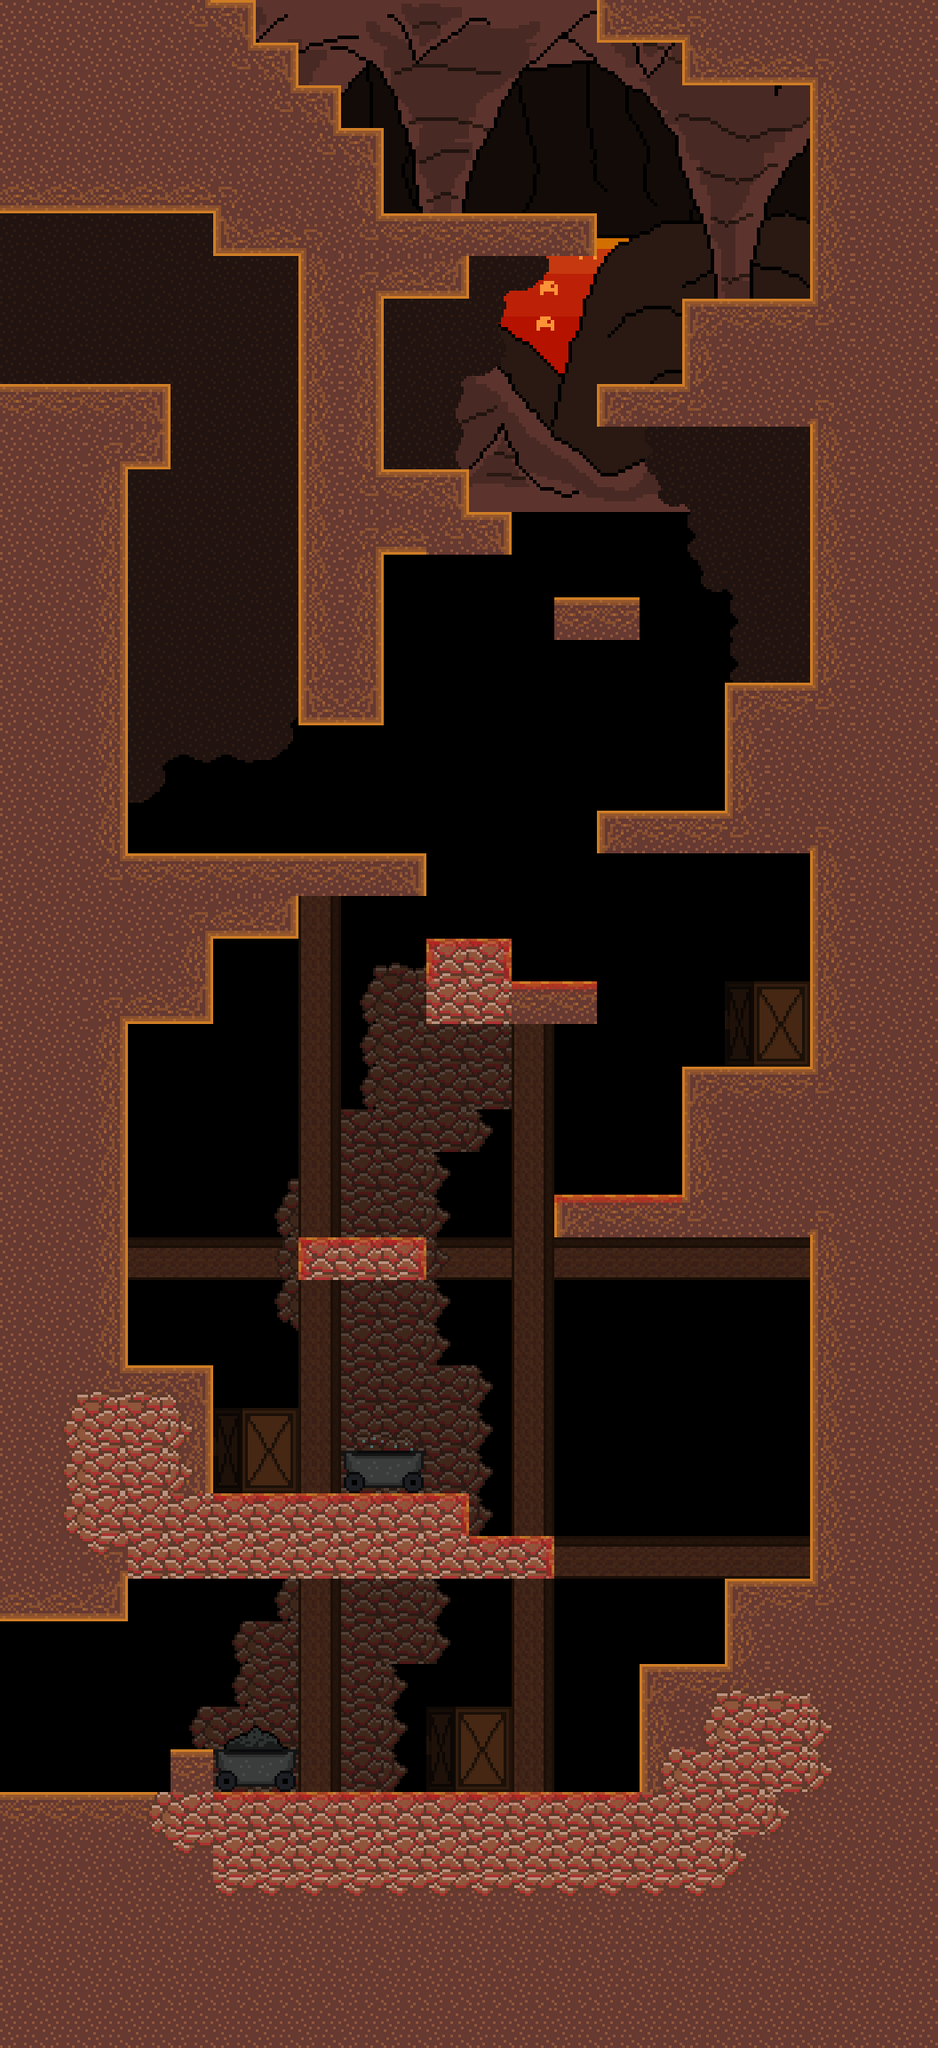

A 2D game scene composited from a Tiled map and its tileset images. What follows is a short description and the map's XML, with each tile layer's data collapsed to a summary:
An orthogonal 22x48 tile map with 48x48 px tiles, 2 tile layers (back_tiles, front), 3 tilesets, 3 image layers and 44 objects (2x EnemyFlyingElemental, EnemyGroundedElemental).

<map version="1.4" tiledversion="1.4.2" orientation="orthogonal" renderorder="right-down" width="22" height="48" tilewidth="48" tileheight="48" infinite="0" nextlayerid="20" nextobjectid="126">
 <properties>
  <property name="music" type="int" value="3" />
 </properties>
 <tileset firstgid="1" name="tileset01" tilewidth="48" tileheight="48" tilecount="176" columns="16">
  <image source="tilesets/tileset01.png" width="768" height="528" />
 </tileset>
 <tileset firstgid="177" name="tileset02" tilewidth="48" tileheight="48" tilecount="121" columns="11">
  <image source="tilesets/tileset02.png" width="528" height="528" />
 </tileset>
 <tileset firstgid="298" name="objects" tilewidth="48" tileheight="48" tilecount="64" columns="8">
  <image source="objects.png" width="384" height="384" />
 </tileset>
 <imagelayer id="17" name="Image Layer 1">
  <image source="Backgrounds/fire_back.png" width="1024" height="576" />
 </imagelayer>
 <imagelayer id="18" name="Image Layer 2">
  <image source="Backgrounds/fire_far.png" width="1024" height="576" />
 </imagelayer>
 <imagelayer id="19" name="Image Layer 3">
  <image source="Backgrounds/fire_front.png" width="1024" height="576" />
 </imagelayer>
 <layer id="11" name="back_tiles" width="22" height="48">
  <properties>
   <property name="tileset" type="int" value="1" />
  </properties>
  <data>[1056 cells, 747 non-empty, 31 distinct tile ids]</data>
 </layer>
 <layer id="12" name="front" width="22" height="48">
  <properties>
   <property name="tileset" type="int" value="1" />
  </properties>
  <data>[1056 cells, 86 non-empty, 23 distinct tile ids]</data>
 </layer>
 <objectgroup color="#ffaa00" id="16" name="spawnpoints">
  <object id="99" x="288" y="0" width="48" height="48">
   <properties>
    <property name="id" type="int" value="2" />
   </properties>
  </object>
  <object id="105" x="0" y="1824" width="48" height="48">
   <properties>
    <property name="id" type="int" value="0" />
   </properties>
  </object>
  <object id="106" x="0" y="240" width="48" height="48">
   <properties>
    <property name="id" type="int" value="1" />
   </properties>
  </object>
 </objectgroup>
 <objectgroup id="14" name="objects">
  <object id="114" type="EnemyGroundedElemental" gid="314" x="432" y="2016" width="48" height="48" />
  <object id="116" type="EnemyFlyingElemental" gid="315" x="480" y="1200" width="48" height="48" />
  <object id="124" type="EnemyFlyingElemental" gid="315" x="720" y="1536" width="48" height="48" />
 </objectgroup>
 <objectgroup color="#0000ff" id="13" name="walls">
  <object id="3" x="144" y="432" width="48" height="96" />
  <object id="24" x="336" y="96" width="48" height="48" />
  <object id="43" x="816" y="768" width="96" height="192" />
  <object id="47" x="432" y="240" width="240" height="48" />
  <object id="48" x="240" y="48" width="96" height="96" />
  <object id="49" x="0" y="48" width="240" height="192" />
  <object id="50" x="336" y="288" width="96" height="528" />
  <object id="51" x="432" y="528" width="96" height="96" />
  <object id="52" x="432" y="288" width="96" height="48" />
  <object id="53" x="672" y="912" width="144" height="48" />
  <object id="54" x="768" y="336" width="144" height="144" />
  <object id="56" x="0" y="432" width="144" height="1392" />
  <object id="60" x="336" y="960" width="144" height="48" />
  <object id="61" x="240" y="960" width="96" height="96" />
  <object id="64" x="576" y="1104" width="96" height="48" />
  <object id="70" x="144" y="960" width="96" height="192" />
  <object id="71" x="624" y="1344" width="144" height="48" />
  <object id="72" x="336" y="1392" width="144" height="48" />
  <object id="74" x="480" y="1056" width="96" height="96" />
  <object id="75" x="144" y="1536" width="96" height="144" />
  <object id="78" x="768" y="1200" width="144" height="192" />
  <object id="81" x="912" y="0" width="144" height="2016" />
  <object id="82" x="0" y="2016" width="1056" height="288" />
  <object id="88" x="528" y="1728" width="96" height="48" />
  <object id="89" x="144" y="1680" width="384" height="96" />
  <object id="91" x="816" y="1776" width="96" height="240" />
  <object id="93" x="720" y="1872" width="96" height="144" />
  <object id="101" x="624" y="672" width="96" height="48" />
  <object id="110" x="240" y="144" width="192" height="144" />
  <object id="111" x="528" y="576" width="48" height="48" />
  <object id="112" x="672" y="432" width="96" height="48" />
  <object id="121" x="0" y="0" width="288" height="48" />
  <object id="122" x="672" y="0" width="96" height="48" />
  <object id="123" x="768" y="0" width="144" height="96" />
  <object id="125" x="192" y="1968" width="48" height="48" />
 </objectgroup>
 <objectgroup color="#00ff00" id="15" name="doors">
  <object id="100" x="288" y="-96" width="384" height="48">
   <properties>
    <property name="horizontal" type="bool" value="true" />
    <property name="id_point" type="int" value="0" />
    <property name="id_room" type="int" value="17" />
   </properties>
  </object>
  <object id="104" x="-96" y="1824" width="48" height="192">
   <properties>
    <property name="horizontal" type="bool" value="false" />
    <property name="id_point" type="int" value="2" />
    <property name="id_room" type="int" value="12" />
   </properties>
  </object>
  <object id="107" x="-96" y="240" width="48" height="192">
   <properties>
    <property name="horizontal" type="bool" value="false" />
    <property name="id_point" type="int" value="1" />
    <property name="id_room" type="int" value="15" />
   </properties>
  </object>
 </objectgroup>
</map>
